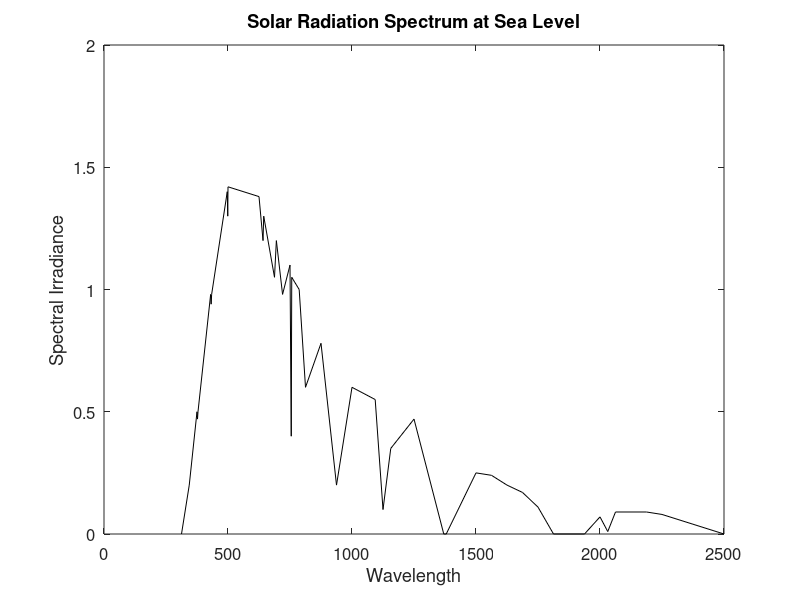
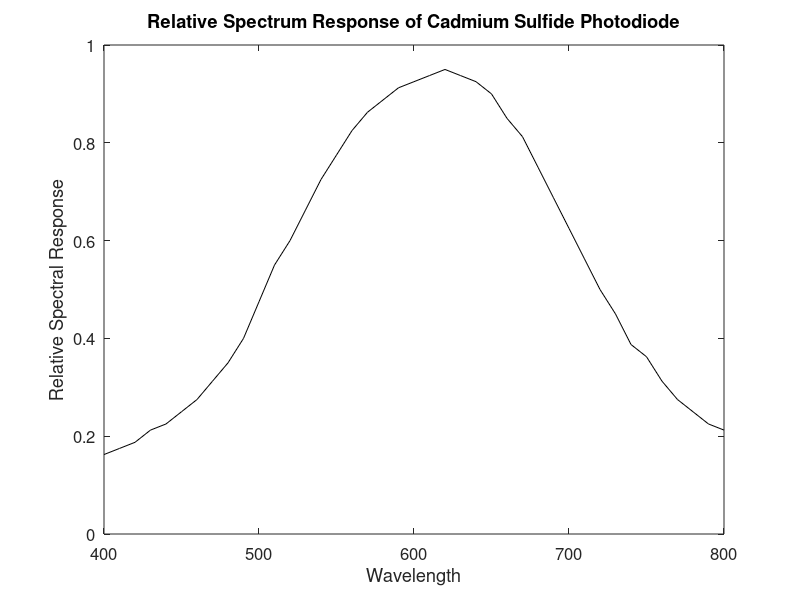
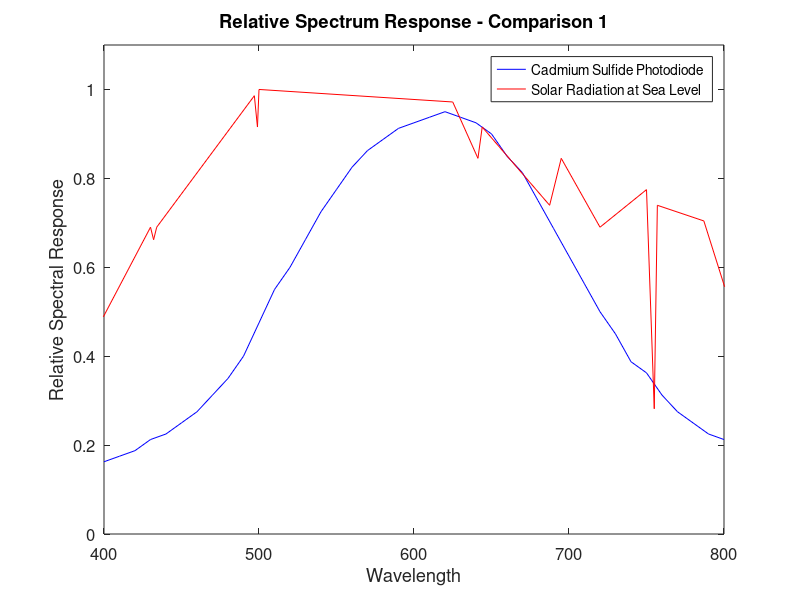
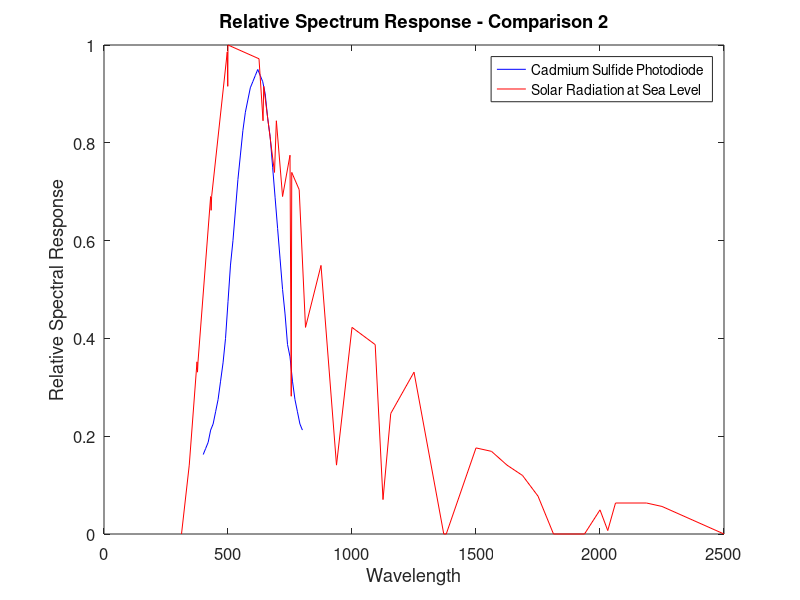

MATLAB code to generate these figures, in order:
clear all;
close all;
% **************** Sun Part ****************

x1_1 = [312.5,343.75,375,377,379,430,432,434,497,499,500,625,641.25,644,...
    687.5,695,720,750,755,757];

x1_2 = [787,812.5,875,937.5,1000,1093.5,1125,1156.25,1250,1370,1375,1380,...
    1500,1562.5,1625,1687.5,1750,1812.5,1875,1937.5,2000,2031.25];

x1_3 = [2062.5,2125,2187.5,2250,2375,2500];

x1_tot = [x1_1,x1_2,x1_3];

y1_1 = [0,0.2,0.5,0.47,0.5,0.98,0.94,0.98,1.4,1.3,1.42,1.38,1.2,1.3,...
    1.05,1.2,0.98,1.1,0.4,1.05];

y1_2 = [1,0.6,0.78,0.2,0.6,0.55,0.1,0.35,0.47,0,0,0,0.25,0.24,0.2,0.17,...
    0.11,0,0,0,0.07,0.01];

y1_3 = [0.09,0.09,0.09,0.08,0.04,0];

y1_tot = [y1_1,y1_2,y1_3];

y1_rel = y1_tot / max(y1_tot);

% **************** Photodiode Part ****************

x2_tot = zeros(1,41);
j = 1;

for i = 400:10:800
    x2_tot(j) = i;
    j = j+1;
end

y2_1 = [0.1625,0.175,0.1875,0.2125,0.225,0.25,0.275,0.3125,0.35,0.4,...
    0.475,0.55,0.6,0.6625,0.725,0.775,0.825,0.8625,0.8875,0.9125,0.925];

y2_2 = [0.9375,0.95,0.9375,0.925,0.9,0.85,0.8125,0.75,0.6875,0.625,...
    0.5625,0.5,0.45,0.3875,0.3625,0.3125,0.275,0.25,0.225,0.2125];

y2_tot = [y2_1,y2_2];

% **************** Plot Part ****************

figure()
plot (x1_tot,y1_tot,'-k');
xlabel('Wavelength', 'FontSize', 14);
ylabel('Spectral Irradiance', 'FontSize', 14);
title('Solar Radiation Spectrum at Sea Level', 'FontSize', 16);
set(gca, 'fontsize', 12);

figure()
plot (x2_tot,y2_tot,'-k');
xlabel('Wavelength', 'FontSize', 14);
ylabel('Relative Spectral Response', 'FontSize', 14);
title('Relative Spectrum Response of Cadmium Sulfide Photodiode', 'FontSize', 16);
set(gca, 'fontsize', 12);

figure()
plot (x2_tot,y2_tot,'-b');
hold on;
plot (x1_tot,y1_rel,'-r');
xlabel('Wavelength', 'FontSize', 14);
ylabel('Relative Spectral Response', 'FontSize', 14);
title('Relative Spectrum Response - Comparison 1', 'FontSize', 16);
set(gca, 'fontsize', 12);
fig_leg = legend ('Cadmium Sulfide Photodiode','Solar Radiation at Sea Level');
set(fig_leg,'FontSize',10);
axis([400 800 0 1.1]);

figure()
plot (x2_tot,y2_tot,'-b');
hold on;
plot (x1_tot,y1_rel,'-r');
xlabel('Wavelength', 'FontSize', 14);
ylabel('Relative Spectral Response', 'FontSize', 14);
title('Relative Spectrum Response - Comparison 2', 'FontSize', 16);
set(gca, 'fontsize', 12);
fig_leg = legend ('Cadmium Sulfide Photodiode','Solar Radiation at Sea Level');
set(fig_leg,'FontSize',10);
